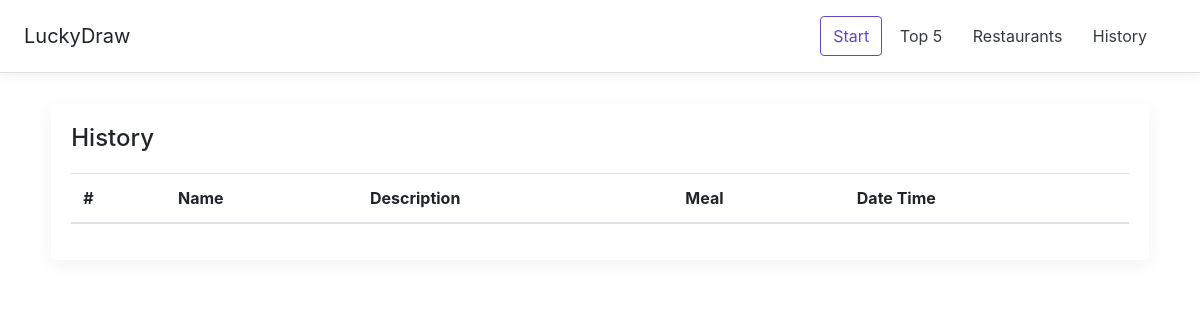
Before: /history with the older database file.
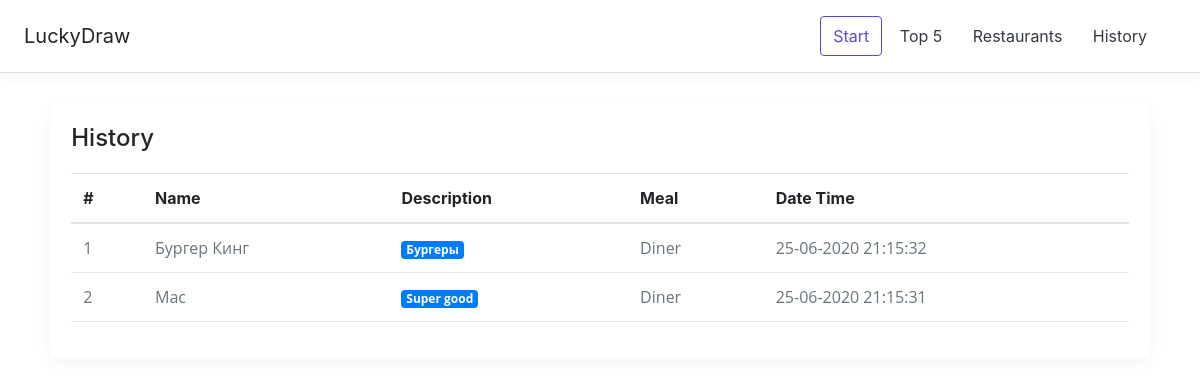
After: the same page with the newer database file.
### models/histories.py (models this page shows, shortened)
class Histories(Base):
    __tablename__ = "histories"
    id = Column(String(50), primary_key=True)
    created_time = Column(DateTime(), nullable=False)
    restaurant_id = Column(String(50), ForeignKey("restaurants.id"))

### models/restaurants.py (models this page shows, shortened)
class Restaurants(Base):
    __tablename__ = "restaurants"
    id = Column(String(50), primary_key=True)
    name = Column(String(50), unique=True)
    description = Column(String(110), nullable=True)
    site_url = Column(String(110), nullable=True)
    draw = Column(Integer, default=0)
    created_time = Column(DateTime(), nullable=False)
    modified_time = Column(DateTime(), nullable=False)
    histories = relationship("Histories", backref="restaurants")

### app.py (the view)
@app.route("/history")
def history():
    histories = Histories.query.order_by(desc(Histories.created_time)).limit(20)
    return render_template("history.html", histories=histories)

### app.py (called while the page is built)
@app.teardown_appcontext
def shutdown_session(exception=None):
    db_session.remove()

def meal_format(value):
    if 3 < value.hour < 10:
        return "Breakfast"
    elif 9 < value.hour < 16:
        return "Lunch"
    return "Diner"

def datetime_format(value):
    return value.strftime("%d-%m-%Y %H:%M:%S")

### templates/history.html (shortened to what this page needs)
{% extends 'base.html' %}
{% block content %}
<div class="row justify-content-center">
    <div class="col-lg-11">
        <div class="card">
            <div class="card-title">
                <h4>History</h4>
            </div>
            <div class="card-body">
                <div class="table-responsive">
                    <table class="table">
                        <thead>
                        <tr>
                            <th>#</th>
                            <th>Name</th>
                            <th>Description</th>
                            <th>Meal</th>
                            <th>Date Time</th>
                        </tr>
                        </thead>
                        <tbody>
                        {% for history in histories %}
                            <tr>
                                <td scope="row">{{ loop.index }}</td>
                                <td>{{ history['restaurants']['name'] }}</td>
                                <td><span class="badge badge-primary">{{ history['restaurants']['description'] }}</span></td>
                                <td>{{ history['created_time']|meal }}</td>
                                <td>{{ history['created_time']|datetime}}</td>
                            </tr>
                        {% endfor %}
                        </tbody>
                    </table>
                </div>
            </div>
        </div>
    </div>
</div>
{% endblock %}

### templates/base.html (shortened to what this page needs)
<!DOCTYPE html>
<html lang="en">
<head>
    <link rel="stylesheet" href="https://maxcdn.bootstrapcdn.com/bootstrap/4.0.0/css/bootstrap.min.css"
>
    <link rel="stylesheet" href = "{{ url_for('static', filename='style.css') }}">
</head>
<body>
<div class="d-flex flex-column flex-md-row align-items-center p-3 px-md-4 mb-3 bg-white border-bottom box-shadow">
    <h5 class="my-0 mr-md-auto font-weight-normal">LuckyDraw</h5>
    <nav class="my-2 my-md-0 mr-md-3">
        <a class="btn btn-outline-primary" href="/">Start</a>
        <a class="btn btn-outline-fix  text-dark" href="/top">Top 5</a>
        <a class="btn btn-outline-fix text-dark" href="/restaurants">Restaurants</a>
        <a class="btn btn-outline-fix text-dark" href="/history">History</a>
    </nav>
</div>
{% block content %}
{% endblock %}
</body>
</html>

### static/style.css (style rules this page uses)
.box-shadow { box-shadow: 0 0.25rem 0.75rem rgba(0, 0, 0, .05); }
.card { background: #ffffff none repeat scroll 0 0; margin: 15px 0; padding: 20px; border: 0 solid #e7e7e7; border-radius: 5px; box-shadow: 0 5px 20px rgba(0, 0, 0, 0.05); }
.card-title { font-weight: 500; font-size: 18px; line-height: 22px; }
.card-body { padding: 0; }
.btn-outline-primary { color: #5c4ac7; border-color: #5c4ac7; }
.btn-outline-fix { display: inline-block; font-weight: 400; text-align: center; white-space: nowrap; vertical-align: middle; -webkit-user-select: none; -moz-user-select: none; -ms-user-select: none; user-select: none; border: 1px solid transparent; padding: .375rem .75rem !important; font-size: 1rem; line-height: 1.5; border-radius: .25rem; }
.btn { padding: 7px 12px; cursor: pointer; }
.table > tbody > tr > td { font-family: 'Open Sans', sans-serif; color: #67757c; border-bottom: 1px solid #e7e7e7; font-weight: 400!important; }

Changed rows visible on the page:
added Histories: restaurants.name "Бургер Кинг", restaurants.description "Бургеры", created_time|meal "Diner", created_time "25-06-2020 21:15:32"
added Histories: restaurants.name "Mac", restaurants.description "Super good", created_time|meal "Diner", created_time "25-06-2020 21:15:31"
